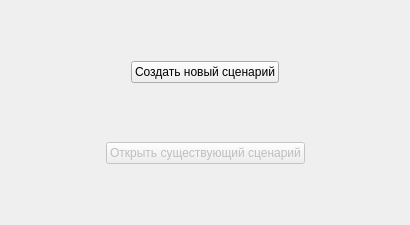
<?xml version="1.0" encoding="UTF-8"?>
<ui version="4.0">
 <class>MainWindow</class>
 <widget class="QMainWindow" name="MainWindow">
  <property name="geometry">
   <rect>
    <x>0</x>
    <y>0</y>
    <width>410</width>
    <height>225</height>
   </rect>
  </property>
  <property name="windowTitle">
   <string>MainWindow</string>
  </property>
  <widget class="QWidget" name="centralwidget">
   <layout class="QVBoxLayout" name="verticalLayout">
    <item>
     <spacer name="verticalSpacer_3">
      <property name="orientation">
       <enum>Qt::Vertical</enum>
      </property>
      <property name="sizeHint" stdset="0">
       <size>
        <width>20</width>
        <height>40</height>
       </size>
      </property>
     </spacer>
    </item>
    <item>
     <layout class="QHBoxLayout" name="horizontalLayout">
      <item>
       <spacer name="horizontalSpacer">
        <property name="orientation">
         <enum>Qt::Horizontal</enum>
        </property>
        <property name="sizeHint" stdset="0">
         <size>
          <width>40</width>
          <height>20</height>
         </size>
        </property>
       </spacer>
      </item>
      <item>
       <widget class="QPushButton" name="create_new_pushButton">
        <property name="enabled">
         <bool>true</bool>
        </property>
        <property name="text">
         <string>Создать новый сценарий</string>
        </property>
       </widget>
      </item>
      <item>
       <spacer name="horizontalSpacer_2">
        <property name="orientation">
         <enum>Qt::Horizontal</enum>
        </property>
        <property name="sizeHint" stdset="0">
         <size>
          <width>40</width>
          <height>20</height>
         </size>
        </property>
       </spacer>
      </item>
     </layout>
    </item>
    <item>
     <spacer name="verticalSpacer">
      <property name="orientation">
       <enum>Qt::Vertical</enum>
      </property>
      <property name="sizeHint" stdset="0">
       <size>
        <width>20</width>
        <height>40</height>
       </size>
      </property>
     </spacer>
    </item>
    <item>
     <layout class="QHBoxLayout" name="horizontalLayout_2">
      <item>
       <spacer name="horizontalSpacer_3">
        <property name="orientation">
         <enum>Qt::Horizontal</enum>
        </property>
        <property name="sizeHint" stdset="0">
         <size>
          <width>40</width>
          <height>20</height>
         </size>
        </property>
       </spacer>
      </item>
      <item>
       <widget class="QPushButton" name="open_pushButton">
        <property name="enabled">
         <bool>false</bool>
        </property>
        <property name="text">
         <string>Открыть существующий сценарий</string>
        </property>
       </widget>
      </item>
      <item>
       <spacer name="horizontalSpacer_4">
        <property name="orientation">
         <enum>Qt::Horizontal</enum>
        </property>
        <property name="sizeHint" stdset="0">
         <size>
          <width>40</width>
          <height>20</height>
         </size>
        </property>
       </spacer>
      </item>
     </layout>
    </item>
    <item>
     <spacer name="verticalSpacer_2">
      <property name="orientation">
       <enum>Qt::Vertical</enum>
      </property>
      <property name="sizeHint" stdset="0">
       <size>
        <width>20</width>
        <height>40</height>
       </size>
      </property>
     </spacer>
    </item>
   </layout>
  </widget>
 </widget>
 <resources/>
 <connections/>
</ui>
